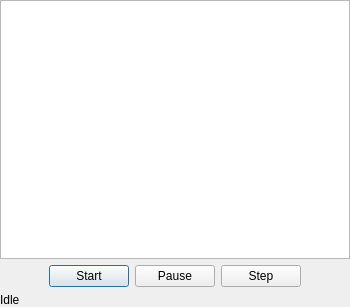
<?xml version="1.0" encoding="UTF-8"?>
<ui version="4.0">
 <class>cmd_chain_dialog</class>
 <widget class="QDialog" name="cmd_chain_dialog">
  <property name="geometry">
   <rect>
    <x>0</x>
    <y>0</y>
    <width>350</width>
    <height>307</height>
   </rect>
  </property>
  <layout class="QVBoxLayout" name="verticalLayout">
   <property name="leftMargin">
    <number>0</number>
   </property>
   <property name="topMargin">
    <number>0</number>
   </property>
   <property name="rightMargin">
    <number>0</number>
   </property>
   <property name="bottomMargin">
    <number>0</number>
   </property>
   <item>
    <widget class="QListWidget" name="listWidget"/>
   </item>
   <item>
    <layout class="QHBoxLayout" name="horizontalLayout">
     <item>
      <spacer name="horizontalSpacer_2">
       <property name="orientation">
        <enum>Qt::Horizontal</enum>
       </property>
       <property name="sizeHint" stdset="0">
        <size>
         <width>40</width>
         <height>20</height>
        </size>
       </property>
      </spacer>
     </item>
     <item>
      <widget class="QPushButton" name="start_pushButton">
       <property name="text">
        <string>Start</string>
       </property>
       <property name="icon">
        <iconset resource="qtsprat.qrc">
         <normaloff>:/images/Play1Normal.png</normaloff>:/images/Play1Normal.png</iconset>
       </property>
      </widget>
     </item>
     <item>
      <widget class="QPushButton" name="pause_pushButton">
       <property name="text">
        <string>Pause</string>
       </property>
       <property name="icon">
        <iconset resource="qtsprat.qrc">
         <normaloff>:/images/PauseNormal.png</normaloff>:/images/PauseNormal.png</iconset>
       </property>
      </widget>
     </item>
     <item>
      <widget class="QPushButton" name="step_pushButton">
       <property name="text">
        <string>Step</string>
       </property>
       <property name="icon">
        <iconset resource="qtsprat.qrc">
         <normaloff>:/images/StepForwardNormalBlue.png</normaloff>:/images/StepForwardNormalBlue.png</iconset>
       </property>
      </widget>
     </item>
     <item>
      <spacer name="horizontalSpacer">
       <property name="orientation">
        <enum>Qt::Horizontal</enum>
       </property>
       <property name="sizeHint" stdset="0">
        <size>
         <width>40</width>
         <height>20</height>
        </size>
       </property>
      </spacer>
     </item>
    </layout>
   </item>
   <item>
    <widget class="QLabel" name="status_label">
     <property name="text">
      <string>Idle</string>
     </property>
    </widget>
   </item>
  </layout>
 </widget>
 <resources>
  <include location="qtsprat.qrc"/>
 </resources>
 <connections/>
</ui>
